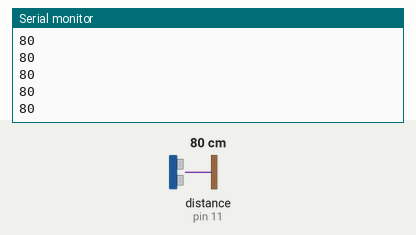
Recording of a program running on a simulated Arduino Leonardo, built with avr-gcc and run on an emulated ATmega32U4. On the bench: the last lines printed to the serial monitor. Wiring (inferred from the names in the program): ultrasonic range finder: trigger pin 12; echo pin 11. Inputs (shaded band) come from the test bench; at power-on: distance to the obstacle (sensor on pin 11) 80 cm. The echo pulse lasts 58.3 µs per cm.

Above: at 1.2 s.
1.3 s: distance to the obstacle (sensor on pin 11) set to 2 cm
At 1.34 s:
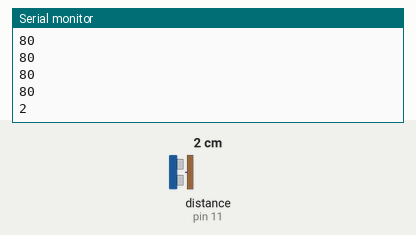
2.8 s: distance to the obstacle (sensor on pin 11) set to 4 cm
At 2.82 s:
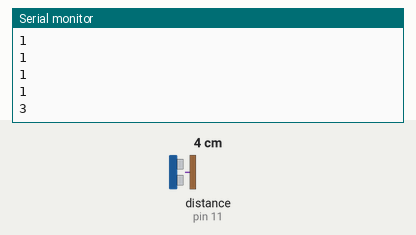
Timing chart, 0 to 5.8 s (numbered marks = the images above; inputs shaded):
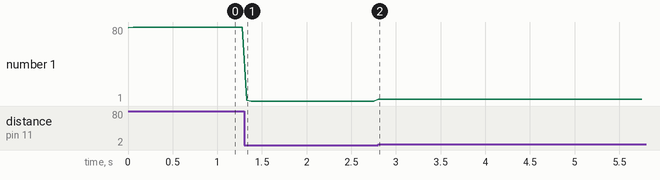

The program:

main.cpp
```cpp
#include <Arduino.h>

#define echoPin 11       // Pino Echo
#define trigPin 12       // Pino Desencadear
long duration, distance; // A duração é usada para calcular a distância

void setup()
{
  Serial.begin(9600);
  pinMode(trigPin, OUTPUT);
  pinMode(echoPin, INPUT);
}

void loop()
{
  digitalWrite(trigPin, LOW);
  delayMicroseconds(2);

  digitalWrite(trigPin, HIGH);
  delayMicroseconds(10);

  digitalWrite(trigPin, LOW);
  duration = pulseIn(echoPin, HIGH);

  // Calcular a distância em cm com base na velocidade do som:
  distance = duration / 58.2;
  Serial.println(distance);
  delay(50);
}
```

Measured:
- after the input at 1.3 s, the serial monitor: prints a new line at once (image 1)
- after the input at 2.8 s, the serial monitor: prints a new line at once (image 2)
- plotted number 1: 80 → 1 after the input at 1.3 s, 1 → 3 after the input at 2.8 s
